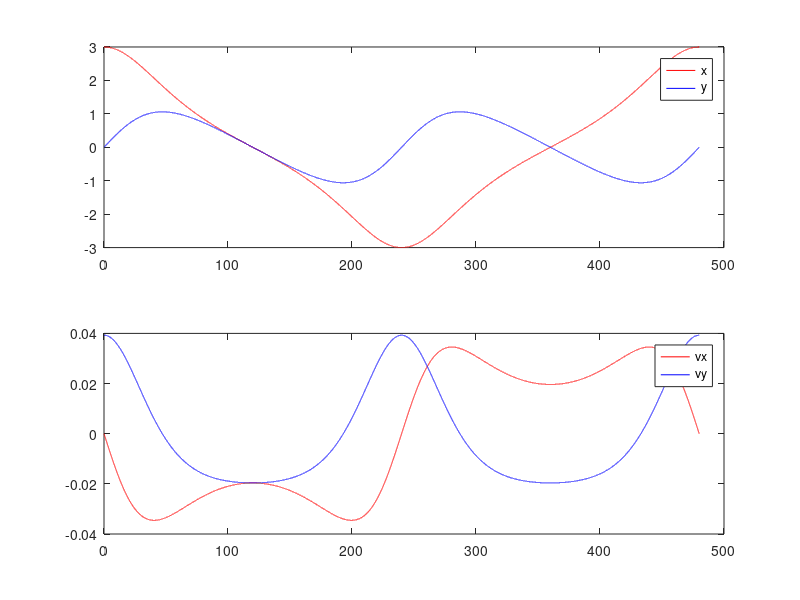

Write the MATLAB code that produced this figure.
clc
clear all
close all

t0 = 0;
tend = 480;
t = t0:0.01:tend;
tau = 2*pi*t/tend;
b = 2*pi/tend;
a = 3;

den = 1+sin(tau).*sin(tau);
 
x = a*cos(tau)./den; 
y = a*cos(tau).*sin(tau)./den;


xdot = (a*b*sin(tau).*(sin(tau).^2 - 3))./(sin(tau).^2 + 1).^2;
 
ydot = -(a*b*(3*sin(tau).^2 - 1))./(sin(tau).^2 + 1).^2;

figure(1)
subplot(2,1,1)
plot(t,x,'r'); hold on;
plot(t,y,'b');
legend('x','y');
subplot(2,1,2)
plot(t,xdot,'r'); hold on;
plot(t,ydot,'b');
legend('vx','vy');

% figure(2)
% plot(x,y);
% xlabel('x');
% ylabel('y');